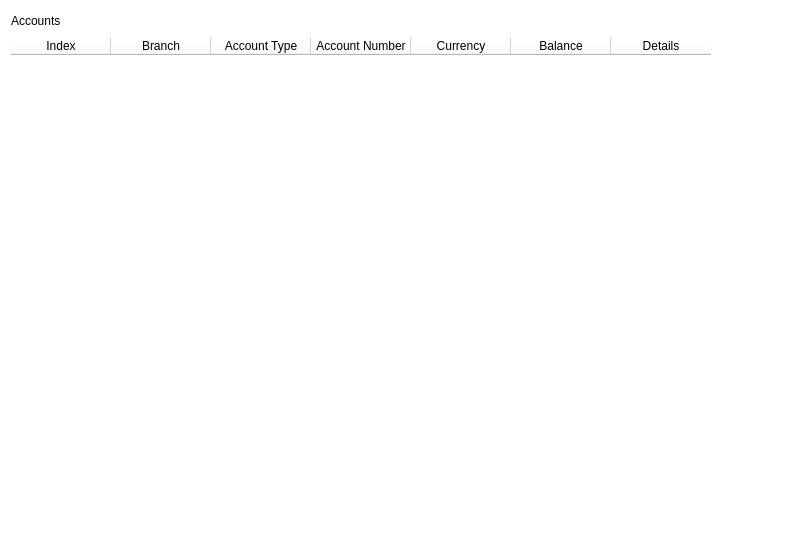
<?xml version="1.0" encoding="UTF-8"?>
<ui version="4.0">
 <class>accountsPage</class>
 <widget class="QDialog" name="accountsPage">
  <property name="geometry">
   <rect>
    <x>0</x>
    <y>0</y>
    <width>809</width>
    <height>554</height>
   </rect>
  </property>
  <property name="windowTitle">
   <string>Dialog</string>
  </property>
  <property name="styleSheet">
   <string notr="true">#accountsPage{
background-color: white;
}
</string>
  </property>
  <layout class="QVBoxLayout" name="verticalLayout" stretch="0,0">
   <property name="sizeConstraint">
    <enum>QLayout::SetDefaultConstraint</enum>
   </property>
   <item>
    <layout class="QHBoxLayout" name="horizontalLayout">
     <item>
      <widget class="QLabel" name="accountsTitle">
       <property name="styleSheet">
        <string notr="true">font: 26pt &quot;MS Shell Dlg 2&quot;;
</string>
       </property>
       <property name="text">
        <string>Accounts</string>
       </property>
       <property name="scaledContents">
        <bool>false</bool>
       </property>
      </widget>
     </item>
     <item>
      <spacer name="horizontalSpacer">
       <property name="orientation">
        <enum>Qt::Horizontal</enum>
       </property>
       <property name="sizeHint" stdset="0">
        <size>
         <width>40</width>
         <height>20</height>
        </size>
       </property>
      </spacer>
     </item>
    </layout>
   </item>
   <item>
    <widget class="QTableWidget" name="accountsTable">
     <property name="sizePolicy">
      <sizepolicy hsizetype="Preferred" vsizetype="MinimumExpanding">
       <horstretch>0</horstretch>
       <verstretch>0</verstretch>
      </sizepolicy>
     </property>
     <property name="styleSheet">
      <string notr="true">border: 0;
background-color: white;
</string>
     </property>
     <property name="sortingEnabled">
      <bool>true</bool>
     </property>
     <attribute name="horizontalHeaderStretchLastSection">
      <bool>false</bool>
     </attribute>
     <attribute name="verticalHeaderHighlightSections">
      <bool>true</bool>
     </attribute>
     <attribute name="verticalHeaderStretchLastSection">
      <bool>false</bool>
     </attribute>
     <column>
      <property name="text">
       <string>Index</string>
      </property>
     </column>
     <column>
      <property name="text">
       <string>Branch</string>
      </property>
     </column>
     <column>
      <property name="text">
       <string>Account Type</string>
      </property>
     </column>
     <column>
      <property name="text">
       <string>Account Number</string>
      </property>
     </column>
     <column>
      <property name="text">
       <string>Currency</string>
      </property>
     </column>
     <column>
      <property name="text">
       <string>Balance</string>
      </property>
     </column>
     <column>
      <property name="text">
       <string>Details</string>
      </property>
     </column>
    </widget>
   </item>
  </layout>
 </widget>
 <resources/>
 <connections/>
</ui>
